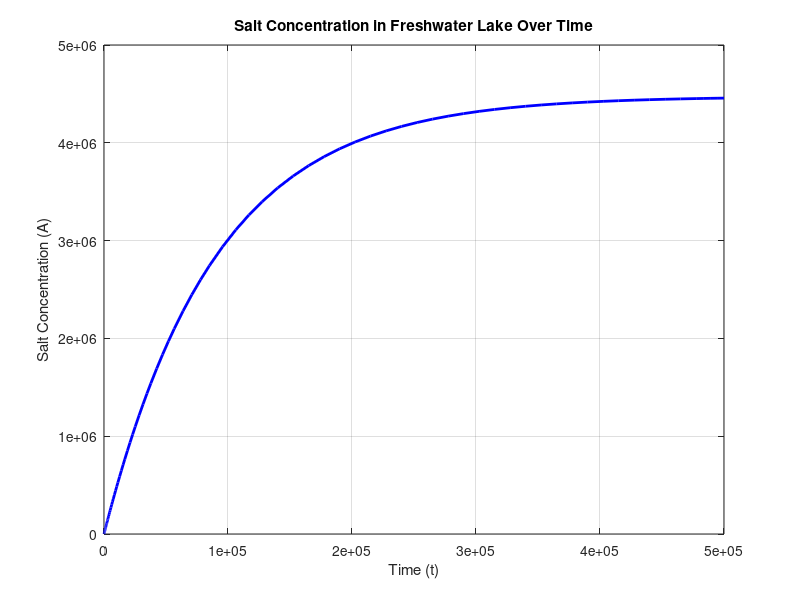

Write the MATLAB code that produced this figure.
% Define the time span for the simulation
tspan = [0, 500000];  % Adjust the time span as needed

% Define the initial salt concentration (A0)
A0 = 0;  % Initial salt concentration (assuming freshwater initially)

% Define the differential equation function
dAdt = @(t, A) 50 - (A * 2.09e8) / (1.87e13);

% Use ODE solver to solve the differential equation
[t, A] = ode45(dAdt, tspan, A0);

% Create the plot
plot(t, A, 'b', 'LineWidth', 2);
xlabel('Time (t)');
ylabel('Salt Concentration (A)');
title('Salt Concentration in Freshwater Lake Over Time');
grid on;

% Display the plot
